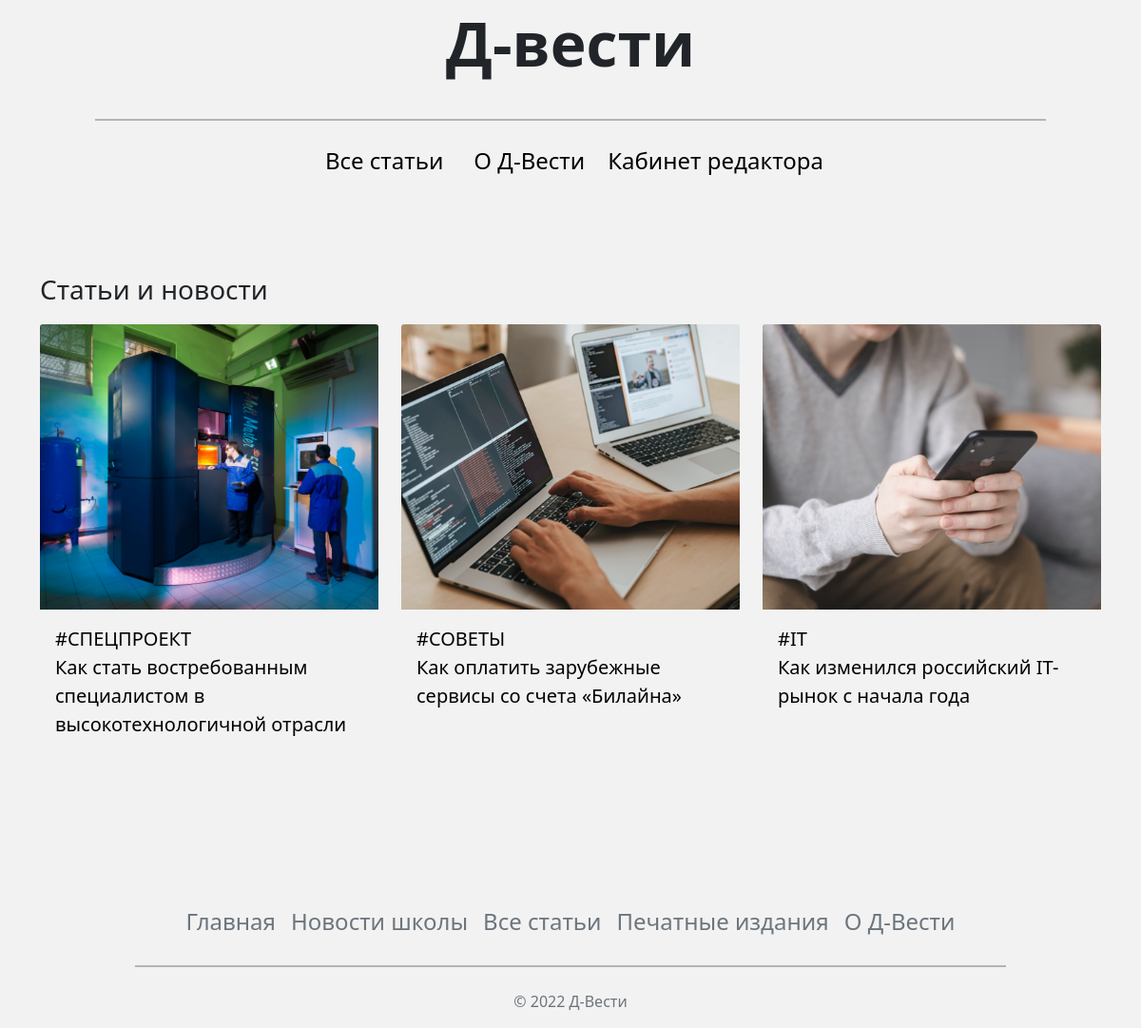
Before: / with the older database file.
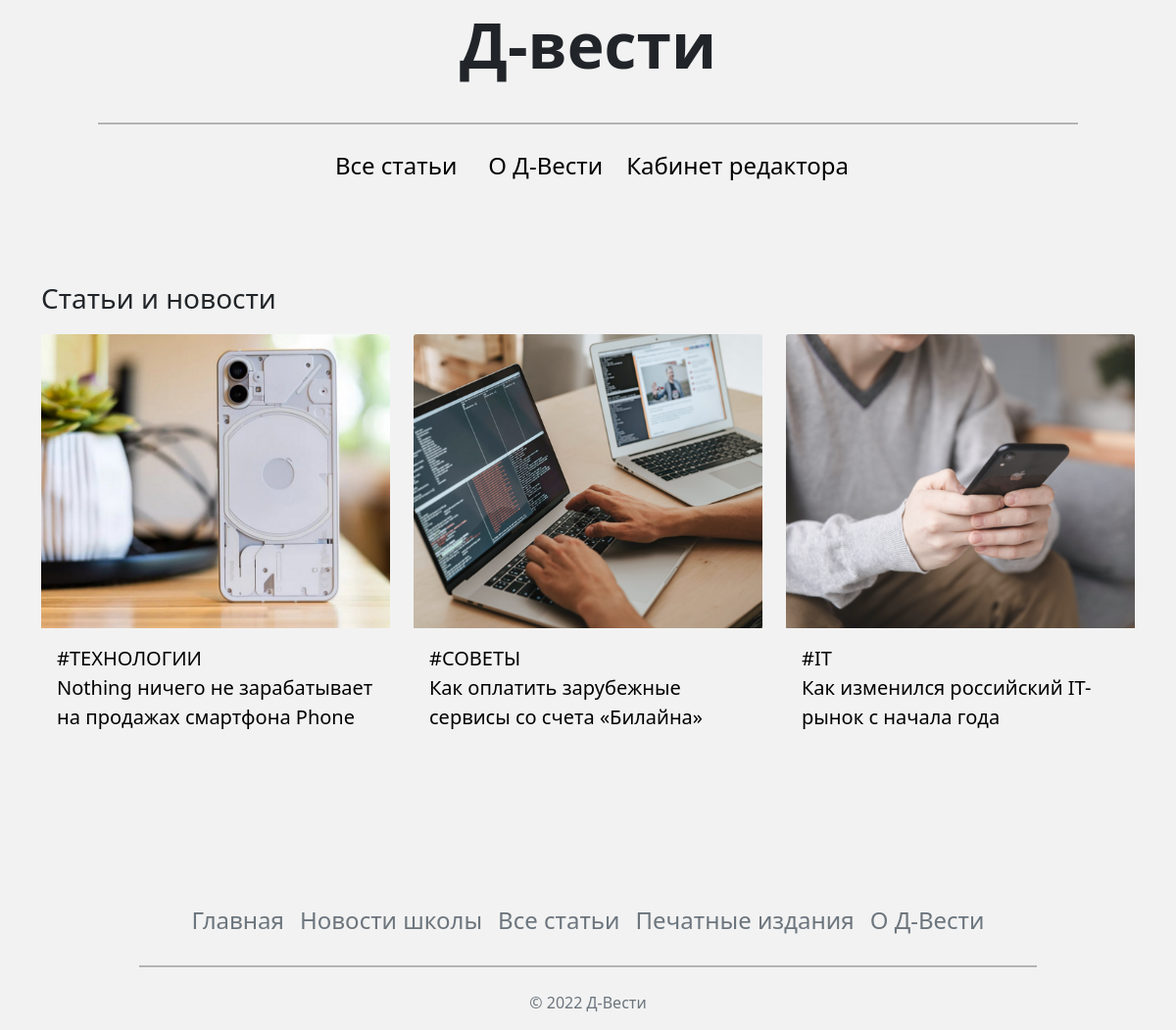
After: the same page with the newer database file.
### app.py (models this page shows)
class Article(db.Model):
    id = db.Column(db.Integer, primary_key=True)
    title_article = db.Column(db.String, nullable=False)
    tag = db.Column(db.String, nullable=False)
    text_article = db.Column(db.Text, nullable=False)
    main_img = db.Column(db.String, nullable=False)
    author = db.Column(db.String)
    date = db.Column(db.DateTime, default=datetime.utcnow())

### app.py (the view)
@app.route('/')
def index():
    users = db.session.execute(db.select(Article).order_by(db.desc(Article.id))).scalars()
    return render_template('main/index.html', users=users, title='Д-вести: статьи и новости')

### templates/main/index.html (shortened to what this page needs)
<!DOCTYPE html>
<html lang="en">
<head>
    {% include "main/links.html" %}
</head>
<body class="d-flex flex-column min-vh-100">
<h1 style="font-weight: 700; font-size: 64px" class="text-center mt-2 mb-4">Д-вести</h1>
<hr class="hr-before-header">
{% include "main/header.html" %}
<br><br><br>
<div class="container">
    <p class="title-part">Статьи и новости</p>
    <div class="row row-cols-1 row-cols-md-2 row-cols-lg-3 g-4">
        {% for user in users %}
        <div class="col card-margin-bottom">
            <div class="card h-100">
                <div class="box">
                    <a href="show_article/{{user.id}}"><img src="static/images/articles/{{ user.main_img }}" class="card-img-top"></a>
                </div>
                <div class="card-body">
                    <a href="show_article/{{user.id}}" class="text-href"><p class="card-text title-post">{{ user.tag }}</p></a>
                    <a href="show_article/{{user.id}}" class="text-href"><p class="card-text title-post">{{ user.title_article }}</p></a>
                </div>
            </div>
        </div>
        {% endfor %}
    </div>
</div>
<br><br><br><br><br>
{% include 'main/footer.html' %}
</body>
</html>

### templates/main/links.html (shortened to what this page needs)
<link rel="stylesheet" href="{{url_for('static', filename='main.css')}}">
<link href="https://cdn.jsdelivr.net/npm/bootstrap@5.1.3/dist/css/bootstrap.min.css" rel="stylesheet">

### templates/main/header.html
<header class="p-3 text-bg-dark">
  <div class="container">
    <div class="d-flex flex-wrap align-items-center justify-content-center">
      <ul class="nav col-xl-12 col-lg-12 col-md-12 col-sm-12 justify-content-center">
        <li><a href="/" class="nav-link px-2 ms-2 me-2">Все статьи</a></li>
        <li><a href="#" class="nav-link px-2 ms-2">О Д-Вести</a></li>
        <li><a href="{{url_for('dashboard')}}" class="nav-link px-2 ms-2">Кабинет редактора</a></li>
      </ul>
    </div>
  </div>
</header>

### templates/main/footer.html
<div class="container" style="margin-top: auto !important;">
    <footer class="py-0 my-0">
        <ul class="nav justify-content-center pb-1 mb-1">
            <li class="nav-item"><a href="#" class="nav-link px-2 text-muted">Главная</a></li>
            <li class="nav-item"><a href="#" class="nav-link px-2 text-muted">Новости школы</a></li>
            <li class="nav-item"><a href="#" class="nav-link px-2 text-muted">Все статьи</a></li>
            <li class="nav-item"><a href="#" class="nav-link px-2 text-muted">Печатные издания</a></li>
            <li class="nav-item"><a href="#" class="nav-link px-2 text-muted">О Д-Вести</a></li>
        </ul>
        <hr class="hr-before-header">
        <br>
        <p class="text-center text-muted">© 2022 Д-Вести </p>
    </footer>
</div>

### static/main.css (style rules this page uses)
body { background: #F2F2F2 !important; display: flex !important; min-height: 100vh !important; flex-direction: column !important; }
.nav-link { font-size: 24px; color: black !important; }
.hr-before-header { background-color: black; border-top: 2px solid black !important; margin-right: 100px; margin-left: 100px; margin-bottom: 0; }
.title-post { font-size: 20px !important; font-weight: 400; text-align: left !important; }
.text-href { text-decoration: none; color: black; transition: 0.2s; }
.card-margin-bottom { margin-bottom: 30px; }
.title-part { font-size: 28px; }
.box { position: relative; overflow:hidden; height:300px; }
.box img { position: absolute; top:50%; left: 50%; transform:translate(-50%,-50%); height:300px; object-fit:cover; }
.card { background-color: #F2F2F2 !important; border: none !important; }
img { display: block; max-width: 100%; object-fit: scale-down; }

Changed rows visible on the page:
changed Article: main_img: a different picture; tag "#СПЕЦПРОЕКТ" → "#ТЕХНОЛОГИИ"; title_article "Как стать востребованным специалистом в высокотехнологичной отрасли" → "Nothing ничего не зарабатывает на продажах смартфона Phone"
